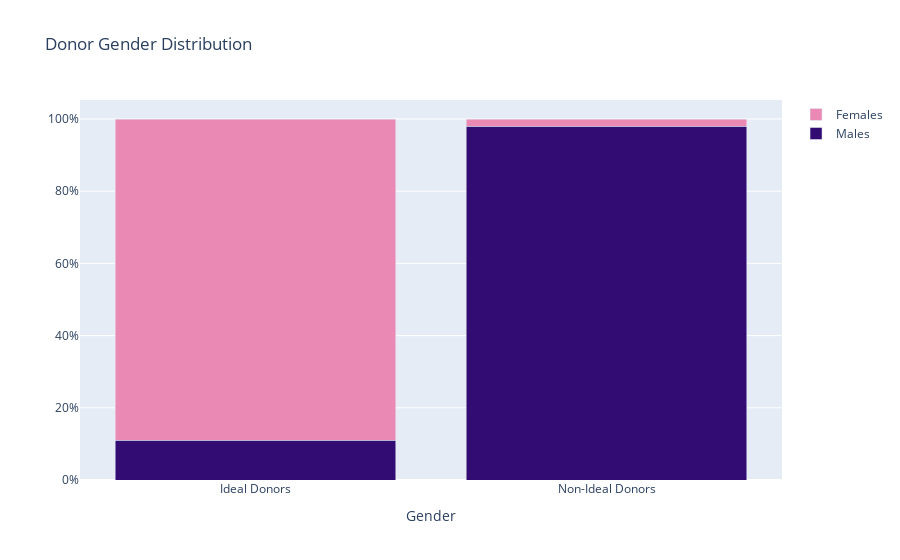

Notebook code for this chart:
### Code cell
#Plot Gender Distribution
gender=['Ideal Donors', 'Non-Ideal Donors']

fig = go.Figure(data=[
    go.Bar(name='Males', x=gender, y=(top_males, worst_males),marker_color='#330C73'),
    go.Bar(name='Females', x=gender, y=(top_females, worst_females), marker_color='#EB89B5')
])

fig.update_layout(yaxis_tickformat = '.0%')

# Change the bar mode
fig.update_layout(
    barmode='stack',
    title_text='Donor Gender Distribution', # title of plot
    xaxis_title_text='Gender', # xaxis label
                 )

fig.show()

### Figure 1 — Plotly figure (JSON) as saved in the notebook; plotly's stock layout.template omitted (floating-point values rounded to 4 significant figures)
{"data": [{"marker": {"color": "#330C73"}, "name": "Males", "type": "bar", "x": ["Ideal Donors", "Non-Ideal Donors"], "y": [0.11, 0.98]}, {"marker": {"color": "#EB89B5"}, "name": "Females", "type": "bar", "x": ["Ideal Donors", "Non-Ideal Donors"], "y": [0.89, 0.02]}], "layout": {"barmode": "stack", "title": {"text": "Donor Gender Distribution"}, "xaxis": {"title": {"text": "Gender"}}, "yaxis": {"tickformat": ".0%"}}}
